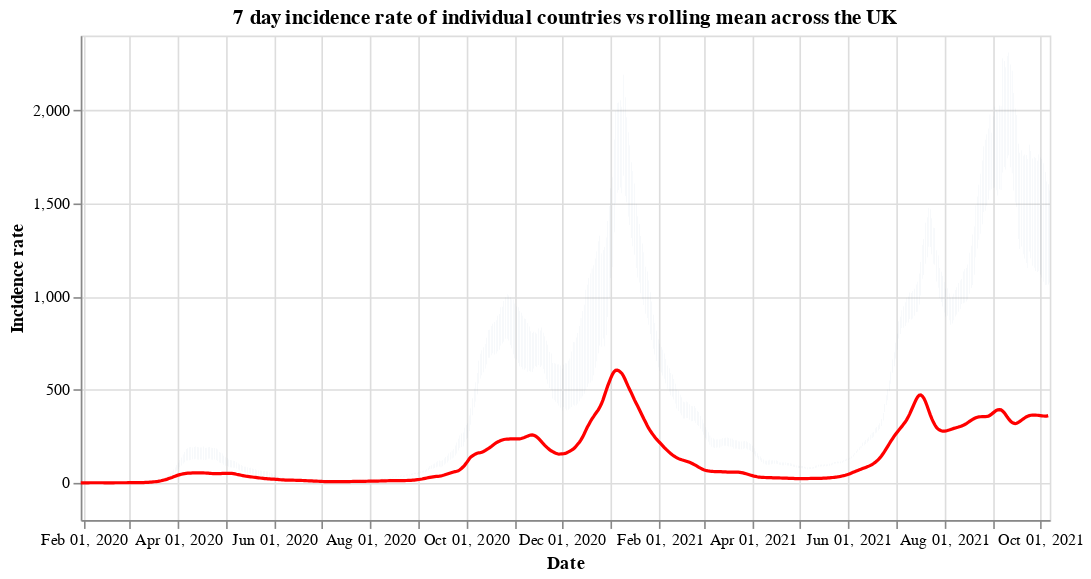

Notebook code cell kept with this figure:
### Code cell
#collapse
countries = uk_cases['areaName'].unique()
countries.sort()

selection = alt.selection_single(
    name='Select',
    fields=['areaName'],
    init={'areaName': 'Wales'},
    bind={'areaName': alt.binding_select(options=countries)}
)

# scatter plot, modify opacity based on selection
bars = alt.Chart(uk_cases).mark_bar().add_selection(
    selection
).encode(
    x=alt.X("yearmonthdate(date):T", axis=alt.Axis(title='Date')),
    y=alt.Y("weeklyCasesRate:Q", axis=alt.Axis(title='Incidence rate')),
    tooltip='weeklyCasesRate:Q',
    opacity=alt.condition(selection, alt.value(1), alt.value(0))
).properties(title=f'7 day incidence rate of individual countries vs rolling mean across the UK', width=600)

line = alt.Chart(overview_cases).mark_line(
    color='red',
    size=2,
).transform_window(
    rolling_mean='mean(weeklyCasesRate)',
    frame=[0, 7]
).encode(
    x='yearmonthdate(date):T',
    y='rolling_mean:Q'
)

alt.layer(bars, line)

### Figure 1 — Vega-Lite specification as saved in the notebook (floating-point values rounded to 4 significant figures; data arrays with more than 128 entries replaced by an {"elided": "..."} marker saying what was removed)
{"config": {"view": {"continuousWidth": 400, "continuousHeight": 300}}, "layer": [{"data": {"name": "data-b36ae536a17ba79101fee0d6b2665cae"}, "mark": "bar", "encoding": {"opacity": {"condition": {"value": 1, "selection": "Select"}, "value": 0}, "tooltip": {"type": "quantitative", "field": "weeklyCasesRate"}, "x": {"type": "temporal", "axis": {"title": "Date"}, "field": "date", "timeUnit": "yearmonthdate"}, "y": {"type": "quantitative", "axis": {"title": "Incidence rate"}, "field": "weeklyCasesRate"}}, "selection": {"Select": {"type": "single", "fields": ["areaName"], "init": {"areaName": "Wales"}, "bind": {"areaName": {"input": "select", "options": ["England", "Northern Ireland", "Scotland", "Wales"]}}}}, "title": "7 day incidence rate of individual countries vs rolling mean across the UK", "width": 600}, {"data": {"name": "data-56403fe4578cd26f5c20f168e9fcc57a"}, "mark": {"type": "line", "color": "red", "size": 2}, "encoding": {"x": {"type": "temporal", "field": "date", "timeUnit": "yearmonthdate"}, "y": {"type": "quantitative", "field": "rolling_mean"}}, "transform": [{"window": [{"op": "mean", "field": "weeklyCasesRate", "as": "rolling_mean"}], "frame": [0, 7]}]}], "$schema": "https://vega.github.io/schema/vega-lite/v4.8.1.json", "datasets": {"data-b36ae536a17ba79101fee0d6b2665cae": {"elided": "2372 records"}, "data-56403fe4578cd26f5c20f168e9fcc57a": {"elided": "616 records"}}}
